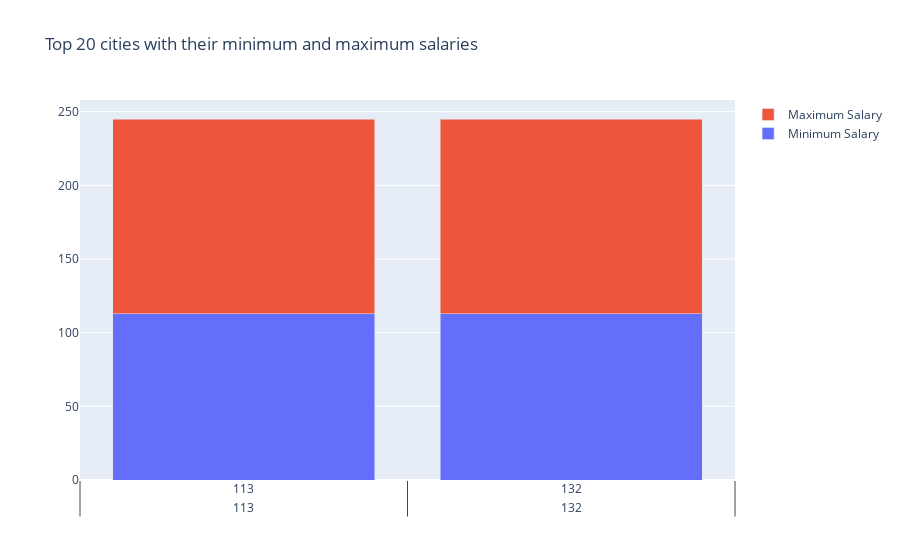

Notebook code cell kept with this figure:
### Code cell
fig = go.Figure()

fig.add_trace(go.Bar(x=df, y=df['Min_Salary'], name="Minimum Salary"))
fig.add_trace(go.Bar(x=df, y=df['Max_Salary'], name="Maximum Salary"))
fig.update_layout(title='Top 20 cities with their minimum and maximum salaries',barmode='stack')
fig.show()

### Figure 1 — Plotly figure (JSON) as saved in the notebook; plotly's stock layout.template omitted (floating-point values rounded to 4 significant figures)
{"data": [{"name": "Minimum Salary", "type": "bar", "x": [[113, 132], [113, 132], [110, 190], [98, 114], [98, 114], [98, 114], [97, 129], [97, 129], [97, 129], [97, 129], [97, 115], [93, 159], [93, 159], [89.33, 156], [89.33, 110], [87.5, 123], [84, 117.5], [84, 90], [82, 149], [82, 116]], "y": [113, 113, 110, 98, 98, 98, 97, 97, 97, 97, 97, 93, 93, 89.33, 89.33, 87.5, 84, 84, 82, 82]}, {"name": "Maximum Salary", "type": "bar", "x": [[113, 132], [113, 132], [110, 190], [98, 114], [98, 114], [98, 114], [97, 129], [97, 129], [97, 129], [97, 129], [97, 115], [93, 159], [93, 159], [89.33, 156], [89.33, 110], [87.5, 123], [84, 117.5], [84, 90], [82, 149], [82, 116]], "y": [132, 132, 190, 114, 114, 114, 129, 129, 129, 129, 115, 159, 159, 156, 110, 123, 117.5, 90, 149, 116]}], "layout": {"barmode": "stack", "title": {"text": "Top 20 cities with their minimum and maximum salaries"}}}
